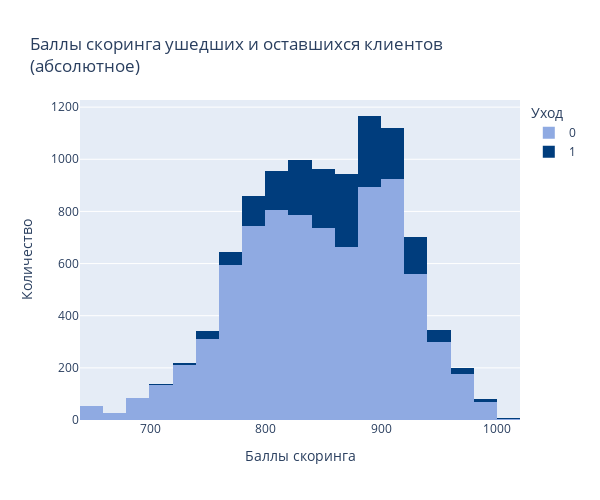
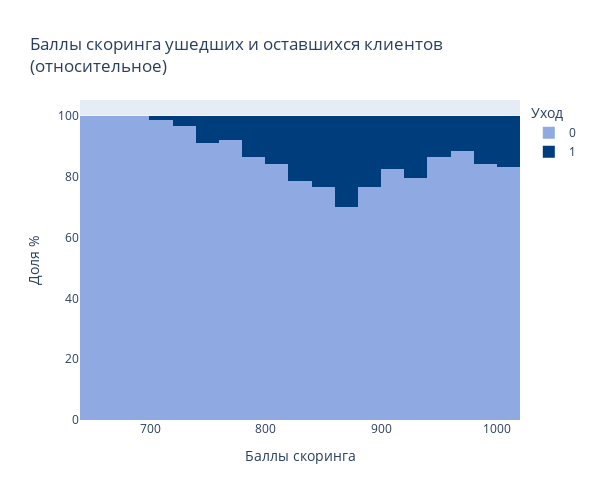

The cell these charts' notebook holds for them, in order:
### Code cell
histogram(pivot_table_df, pivot_table_df['score'], 'Баллы скоринга', 'Количество', 'Доля %', 
          'Баллы скоринга ушедших и оставшихся клиентов <br>(абсолютное)', 
          'Баллы скоринга ушедших и оставшихся клиентов <br>(относительное)')

### Figure 1 — Plotly figure (JSON) as saved in the notebook; plotly's stock layout.template omitted (floating-point values rounded to 4 significant figures; data arrays with more than 128 entries replaced by an {"elided": "..."} marker saying what was removed)
{"data": [{"alignmentgroup": "True", "bingroup": "x", "histfunc": "sum", "hovertemplate": "Уход=0<br>score=%{x}<br>sum of count=%{y}<extra></extra>", "legendgroup": "0", "marker": {"color": "#8faae2", "pattern": {"shape": ""}}, "name": "0", "offsetgroup": "0", "orientation": "v", "showlegend": true, "type": "histogram", "x": {"elided": "348 int values"}, "xaxis": "x", "y": {"elided": "348 int values"}, "yaxis": "y"}, {"alignmentgroup": "True", "bingroup": "x", "histfunc": "sum", "hovertemplate": "Уход=1<br>score=%{x}<br>sum of count=%{y}<extra></extra>", "legendgroup": "1", "marker": {"color": "#003d7d", "pattern": {"shape": ""}}, "name": "1", "offsetgroup": "1", "orientation": "v", "showlegend": true, "type": "histogram", "x": {"elided": "242 int values"}, "xaxis": "x", "y": {"elided": "242 int values"}, "yaxis": "y"}], "layout": {"barmode": "relative", "height": 500, "legend": {"title": {"text": "Уход"}, "tracegroupgap": 0}, "title": {"text": "Баллы скоринга ушедших и оставшихся клиентов <br>(абсолютное)"}, "width": 600, "xaxis": {"anchor": "y", "categoryorder": "total descending", "domain": [0, 1], "title": {"text": "Баллы скоринга"}}, "yaxis": {"anchor": "x", "domain": [0, 1], "title": {"text": "Количество"}}}}

### Figure 2 — Plotly figure (JSON) as saved in the notebook; plotly's stock layout.template omitted (floating-point values rounded to 4 significant figures; data arrays with more than 128 entries replaced by an {"elided": "..."} marker saying what was removed)
{"data": [{"alignmentgroup": "True", "bingroup": "x", "histfunc": "sum", "hovertemplate": "Уход=0<br>score=%{x}<br>sum of count (normalized as percent)=%{y}<extra></extra>", "legendgroup": "0", "marker": {"color": "#8faae2", "pattern": {"shape": ""}}, "name": "0", "offsetgroup": "0", "orientation": "v", "showlegend": true, "type": "histogram", "x": {"elided": "348 int values"}, "xaxis": "x", "y": {"elided": "348 int values"}, "yaxis": "y"}, {"alignmentgroup": "True", "bingroup": "x", "histfunc": "sum", "hovertemplate": "Уход=1<br>score=%{x}<br>sum of count (normalized as percent)=%{y}<extra></extra>", "legendgroup": "1", "marker": {"color": "#003d7d", "pattern": {"shape": ""}}, "name": "1", "offsetgroup": "1", "orientation": "v", "showlegend": true, "type": "histogram", "x": {"elided": "242 int values"}, "xaxis": "x", "y": {"elided": "242 int values"}, "yaxis": "y"}], "layout": {"barmode": "relative", "barnorm": "percent", "height": 500, "legend": {"title": {"text": "Уход"}, "tracegroupgap": 0}, "title": {"text": "Баллы скоринга ушедших и оставшихся клиентов <br>(относительное)"}, "width": 600, "xaxis": {"anchor": "y", "categoryorder": "total descending", "domain": [0, 1], "title": {"text": "Баллы скоринга"}}, "yaxis": {"anchor": "x", "domain": [0, 1], "title": {"text": "Доля %"}}}}
